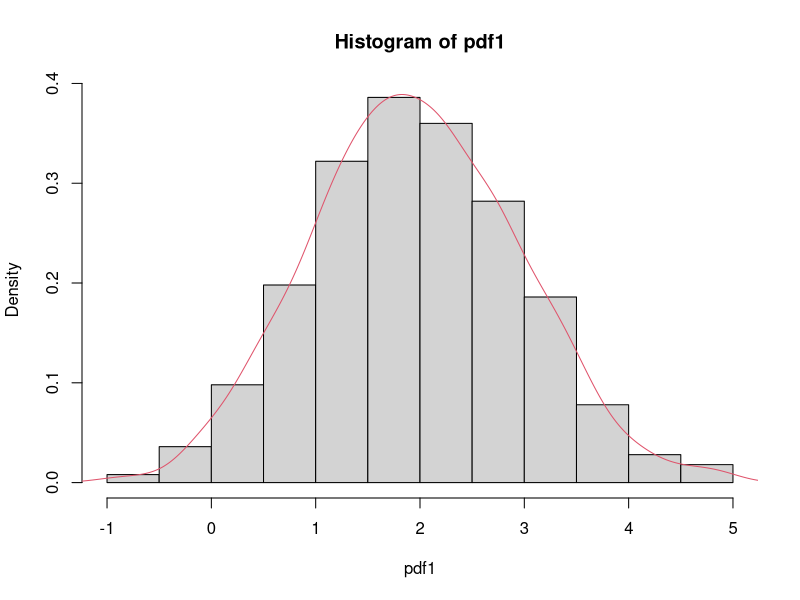
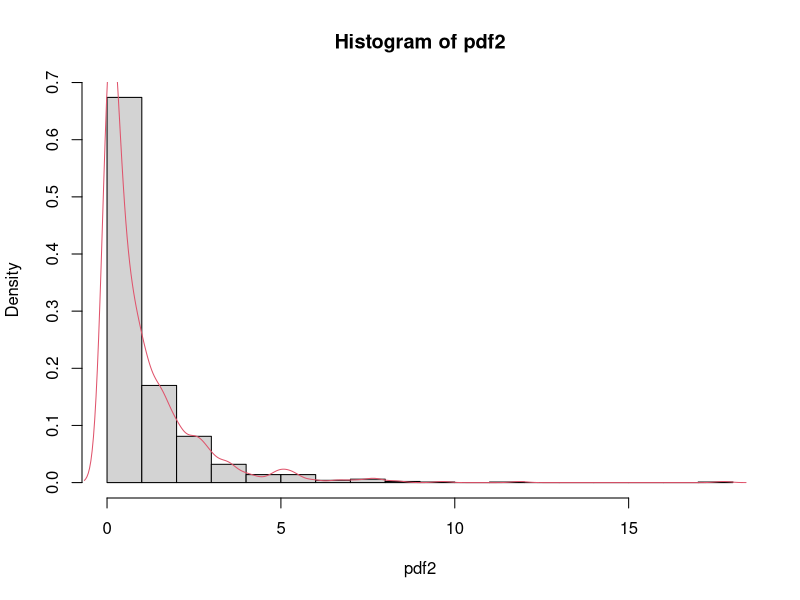
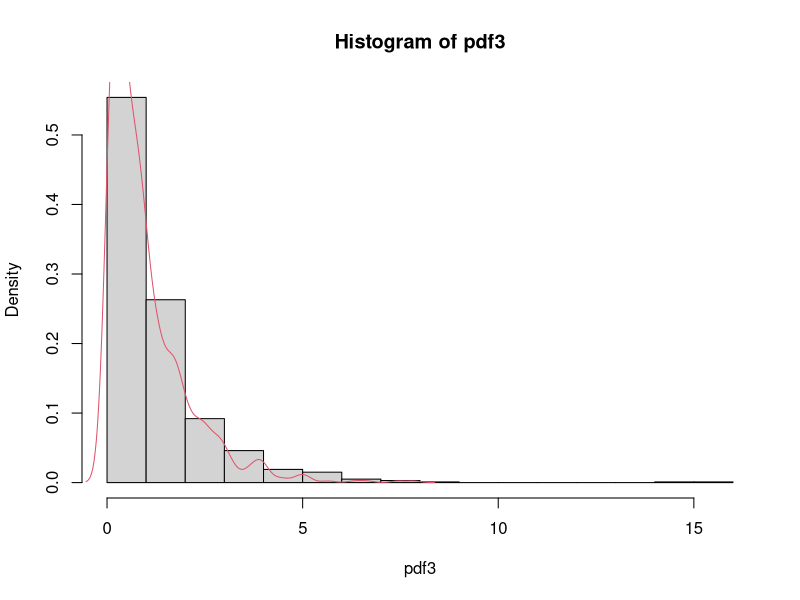
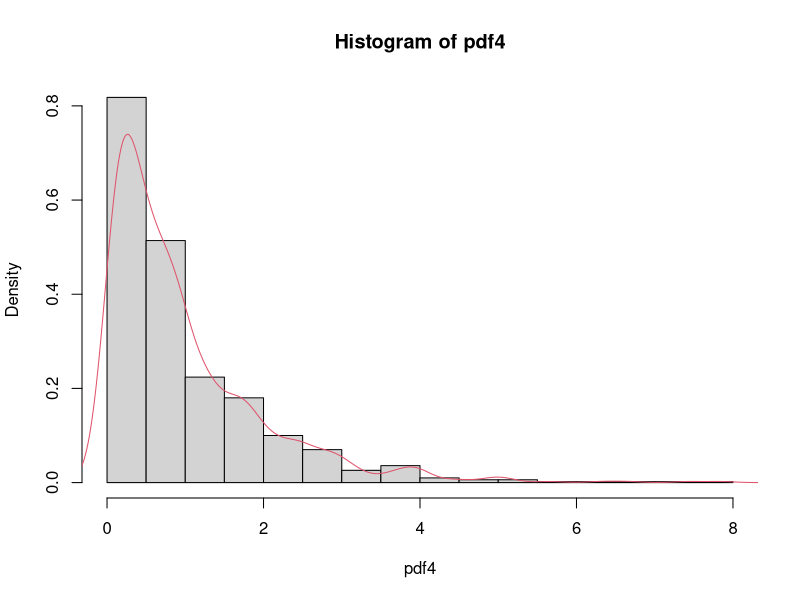
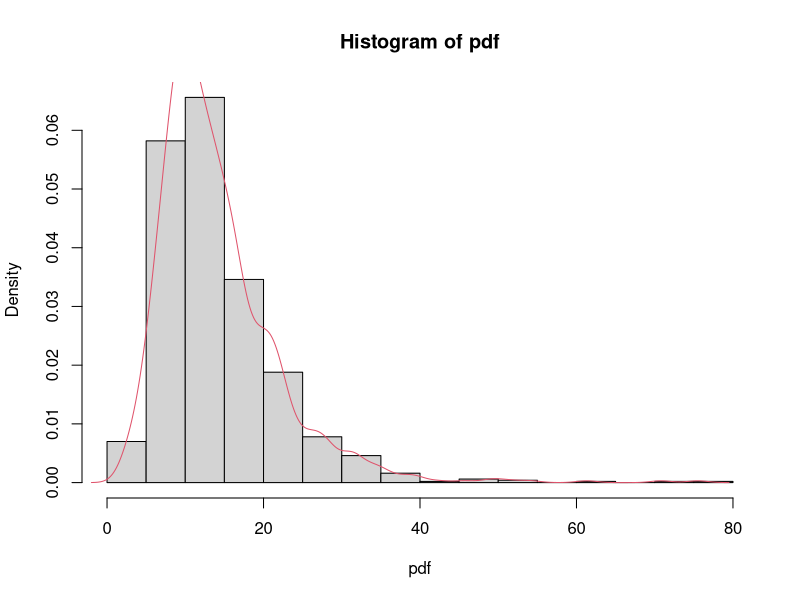

Write the R code that produced these figures, in order.
## ---- chunk 1
knitr::opts_chunk$set(echo = TRUE)
## ---- chunk 2
# numbers from  
x=1000

# calculate the distribution function
# based on the parameters

pdf1<- rnorm(1000,(2),(1))
pdf2<- rchisq(x,1)
pdf3<- rf(x,3,10)
pdf4<- rexp(x,1)

pdf=2*pdf1+3*pdf2+4*pdf3+2*pdf4
 
# Plotting the PDF 
hist(pdf1,probability = T,20)
lines(density(pdf1),col=2)

hist(pdf2,probability = T,20)
lines(density(pdf2),col=2)

hist(pdf3,probability = T,20)
lines(density(pdf4),col=2)

hist(pdf4,probability = T,20)
lines(density(pdf4),col=2)

hist(pdf,probability = T,20)
lines(density(pdf),col=2)
